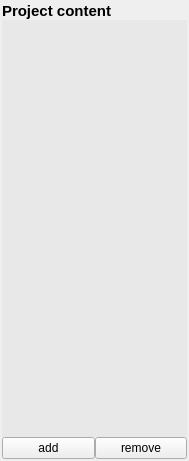
<?xml version="1.0" encoding="UTF-8"?>
<ui version="4.0">
 <class>ProjectNavigator</class>
 <widget class="QWidget" name="ProjectNavigator">
  <property name="geometry">
   <rect>
    <x>0</x>
    <y>0</y>
    <width>189</width>
    <height>461</height>
   </rect>
  </property>
  <property name="windowTitle">
   <string>Form</string>
  </property>
  <layout class="QVBoxLayout" name="verticalLayout_2">
   <property name="leftMargin">
    <number>2</number>
   </property>
   <property name="topMargin">
    <number>2</number>
   </property>
   <property name="rightMargin">
    <number>2</number>
   </property>
   <property name="bottomMargin">
    <number>2</number>
   </property>
   <item>
    <layout class="QVBoxLayout" name="verticalLayout">
     <property name="spacing">
      <number>0</number>
     </property>
     <item>
      <widget class="QLabel" name="label">
       <property name="font">
        <font>
         <pointsize>11</pointsize>
         <weight>75</weight>
         <bold>true</bold>
        </font>
       </property>
       <property name="text">
        <string>Project content</string>
       </property>
      </widget>
     </item>
     <item>
      <widget class="QTreeWidget" name="treeWidget">
       <property name="sizePolicy">
        <sizepolicy hsizetype="Expanding" vsizetype="Expanding">
         <horstretch>0</horstretch>
         <verstretch>0</verstretch>
        </sizepolicy>
       </property>
       <property name="maximumSize">
        <size>
         <width>200</width>
         <height>16777215</height>
        </size>
       </property>
       <property name="font">
        <font>
         <pointsize>9</pointsize>
         <weight>75</weight>
         <bold>true</bold>
        </font>
       </property>
       <property name="styleSheet">
        <string notr="true">background-color:rgb(232, 232, 232)</string>
       </property>
       <property name="frameShape">
        <enum>QFrame::NoFrame</enum>
       </property>
       <property name="frameShadow">
        <enum>QFrame::Plain</enum>
       </property>
       <property name="lineWidth">
        <number>0</number>
       </property>
       <property name="headerHidden">
        <bool>true</bool>
       </property>
       <column>
        <property name="text">
         <string notr="true">1</string>
        </property>
       </column>
      </widget>
     </item>
     <item>
      <layout class="QGridLayout" name="gridLayout">
       <item row="0" column="0">
        <widget class="QPushButton" name="add_file_btn">
         <property name="toolTip">
          <string>add file to project</string>
         </property>
         <property name="text">
          <string>add</string>
         </property>
        </widget>
       </item>
       <item row="0" column="1">
        <widget class="QPushButton" name="remove_file_btn">
         <property name="toolTip">
          <string>remove file from project</string>
         </property>
         <property name="text">
          <string>remove</string>
         </property>
        </widget>
       </item>
      </layout>
     </item>
    </layout>
   </item>
  </layout>
 </widget>
 <resources/>
 <connections>
  <connection>
   <sender>add_file_btn</sender>
   <signal>clicked()</signal>
   <receiver>ProjectNavigator</receiver>
   <slot>add_file()</slot>
   <hints>
    <hint type="sourcelabel">
     <x>48</x>
     <y>441</y>
    </hint>
    <hint type="destinationlabel">
     <x>94</x>
     <y>230</y>
    </hint>
   </hints>
  </connection>
  <connection>
   <sender>remove_file_btn</sender>
   <signal>clicked()</signal>
   <receiver>ProjectNavigator</receiver>
   <slot>remove_file()</slot>
   <hints>
    <hint type="sourcelabel">
     <x>140</x>
     <y>441</y>
    </hint>
    <hint type="destinationlabel">
     <x>94</x>
     <y>230</y>
    </hint>
   </hints>
  </connection>
  <connection>
   <sender>treeWidget</sender>
   <signal>itemClicked(QTreeWidgetItem*,int)</signal>
   <receiver>ProjectNavigator</receiver>
   <slot>item_selected(QTreeWidgetItem*,int)</slot>
   <hints>
    <hint type="sourcelabel">
     <x>94</x>
     <y>214</y>
    </hint>
    <hint type="destinationlabel">
     <x>94</x>
     <y>230</y>
    </hint>
   </hints>
  </connection>
 </connections>
 <slots>
  <signal>file_selected(QString)</signal>
  <slot>add_file()</slot>
  <slot>remove_file()</slot>
  <slot>item_selected(QTreeWidgetItem*,int)</slot>
 </slots>
</ui>
